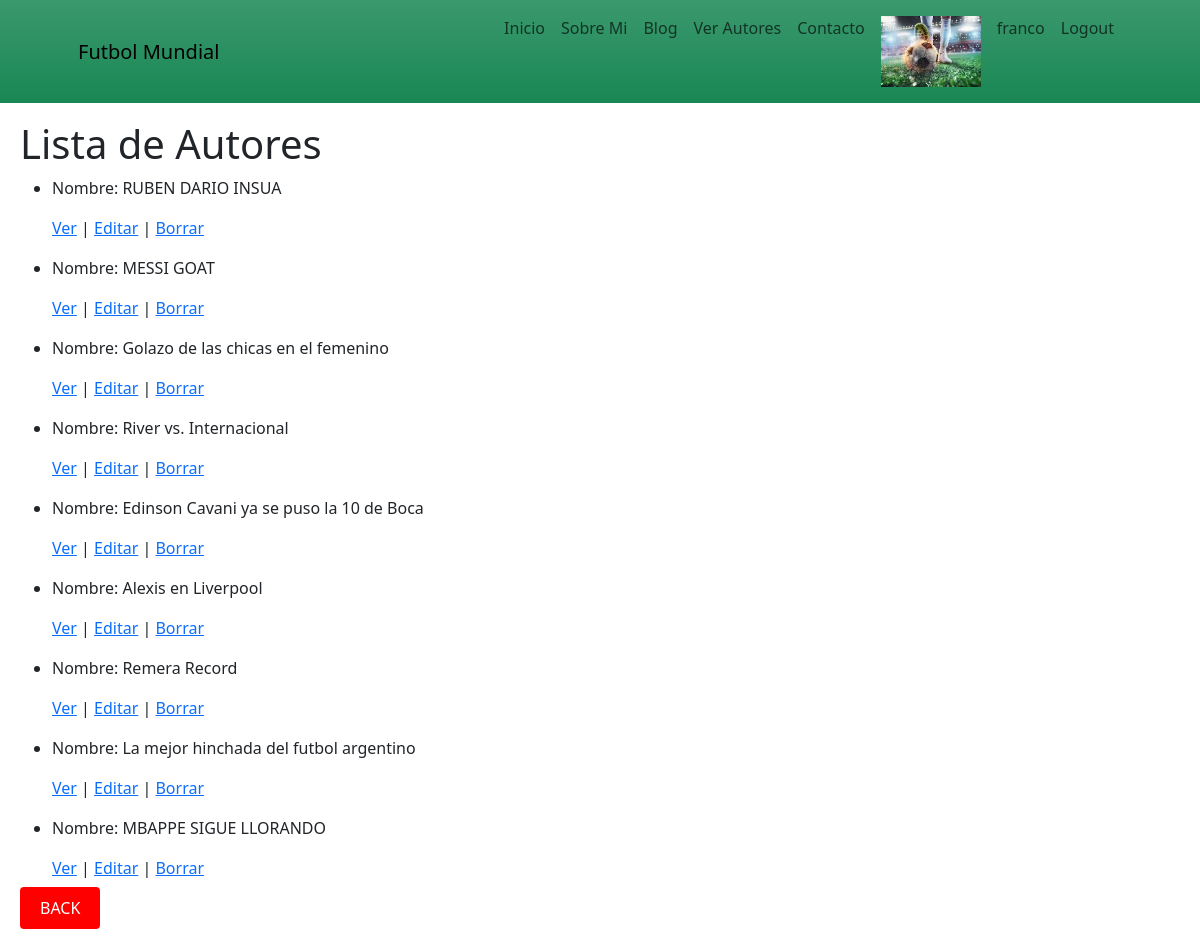
Screenshot of /FutbolMundial/autor/list/ (signed in) with the database file from the repository.
### FutbolMundial/models.py (models this page shows, shortened)
class Autores(models.Model):
    nombre = models.CharField(max_length=50)
    contenido = models.TextField(max_length=400)
    imagen = models.URLField()
    autor = models.CharField(max_length=30)

### FutbolMundial/views.py (the view)
# urls.py: path('autor/list/', AutorList.as_view(), name='autor_list'),
@method_decorator(login_required, name='dispatch')
class AutorList(ListView):
    model = Autores
    template_name = "autor_list.html"
    def get_context_data(self, **kwargs):
        context = super().get_context_data(**kwargs)
        avatar = getavatar(self.request)
        context['avatar'] = avatar
        return context

### FutbolMundial/views.py (called while the page is built)
def getavatar(request):
    avatar = Avatar.objects.filter(user = request.user.id)
    try:
        avatar = avatar[0].image.url
    except:
        avatar = None
    return avatar

### FutbolMundial/templates/autor_list.html (shortened to what this page needs)
<!DOCTYPE html>
<html lang="en">
<head>
    {% extends "base.html" %}
    {% load static %}
    {% block contenidoQueCambia %}
    <link rel="stylesheet" href="{% static 'css/perfil.css' %}">
    <link href="{% static 'css/bootstrap.min.css'%}" rel="stylesheet"/>
</head>
<body>
    <h1>Lista de Autores</h1>
    <ul>
        {% for autor in object_list %}
            <li>
                <p>Nombre: {{ autor.nombre }} </p>
                <p>
                    <a href="{% url 'Detail' autor.id %}">Ver</a> |
                    <a href="{% url 'Edit' autor.id %}">Editar</a> |
                    <a href="{% url 'Delete' autor.id %}">Borrar</a>
                </p>
            </li>
        {% endfor %}
    </ul>
    <a href="{% url 'menu' %}" style="background-color: #ff0000; color: #fff; padding: 10px 20px; border: none; border-radius: 4px; text-decoration: none;" class="back-button">BACK</a>
    {% endblock %}

### FutbolMundial/templates/base.html (shortened to what this page needs)
<!DOCTYPE html>
<html lang="en">
<head>
    {% load static %}
    <link href="{% static 'css/francoStyle.css'%}" rel="stylesheet"/>
    <link href="{% static 'css/bootstrap.min.css'%}" rel="stylesheet"/>
</head>
<body>
    <nav class="navbar navbar-expand-lg  fixed-top bg-success bg-gradient" id="mainNav" >
        <div class="container px-4 px-lg-5">
            <a class="navbar-brand navText" href="#page-top">Futbol Mundial</a>
            <div class="collapse navbar-collapse" id="navbarResponsive">
                <ul class="navbar-nav ms-auto">
                    <li class="nav-item"><a class="nav-link navText" href="{% url 'menu' %}">Inicio</a></li>
                    <li class="nav-item"><a class="nav-link navText" href="{% url 'sobreMi' %}">Sobre Mi</a></li>
                    <li class="nav-item"><a class="nav-link navText" href="{% url 'blog' %}">Blog</a></li>
                    <li class="nav-item"><a class="nav-link navText" href="{% url 'autor_list' %}">Ver Autores</a></li>
                    <li class="nav-item"><a class="nav-link navText" href="{% url 'contacto' %}">Contacto</a></li>
                    <li class="nav-item"><a class="nav-link navText" href=""><img src="{{avatar}}" width="100px" alt=" "></a></li>
                    <li class="nav-item"><a class="nav-link navText" href="{% url 'perfil' %}">  {{user.username}}</a></li>
                    <li class="nav-item"><a class="nav-link navText" href="{% url 'logout' %}">Logout</a></li>
                </ul>
            </div>
        </div>
    </nav>
    <div class="contenido">
        {% block contenidoQueCambia %}
        {% endblock %}
</body>
</html>

### FutbolMundial/static/css/francoStyle.css (style rules this page uses)
.contenido { margin-top: 90px ; padding: 20px; }

### FutbolMundial/static/css/perfil.css (style rules this page uses)
.contenido { margin-top: 100px ; padding: 20px; }

### rows the page displays
Autores: nombre "RUBEN DARIO INSUA"
Autores: nombre "MESSI GOAT"
Autores: nombre "Golazo de las chicas en el femenino"
Autores: nombre "River vs. Internacional"
Autores: nombre "Edinson Cavani ya se puso la 10 de Boca"
Autores: nombre "Alexis en Liverpool"
Autores: nombre "Remera Record"
Autores: nombre "La mejor hinchada del futbol argentino"
Autores: nombre "MBAPPE SIGUE LLORANDO"

### other values shown
{{ user.username }} "franco"
